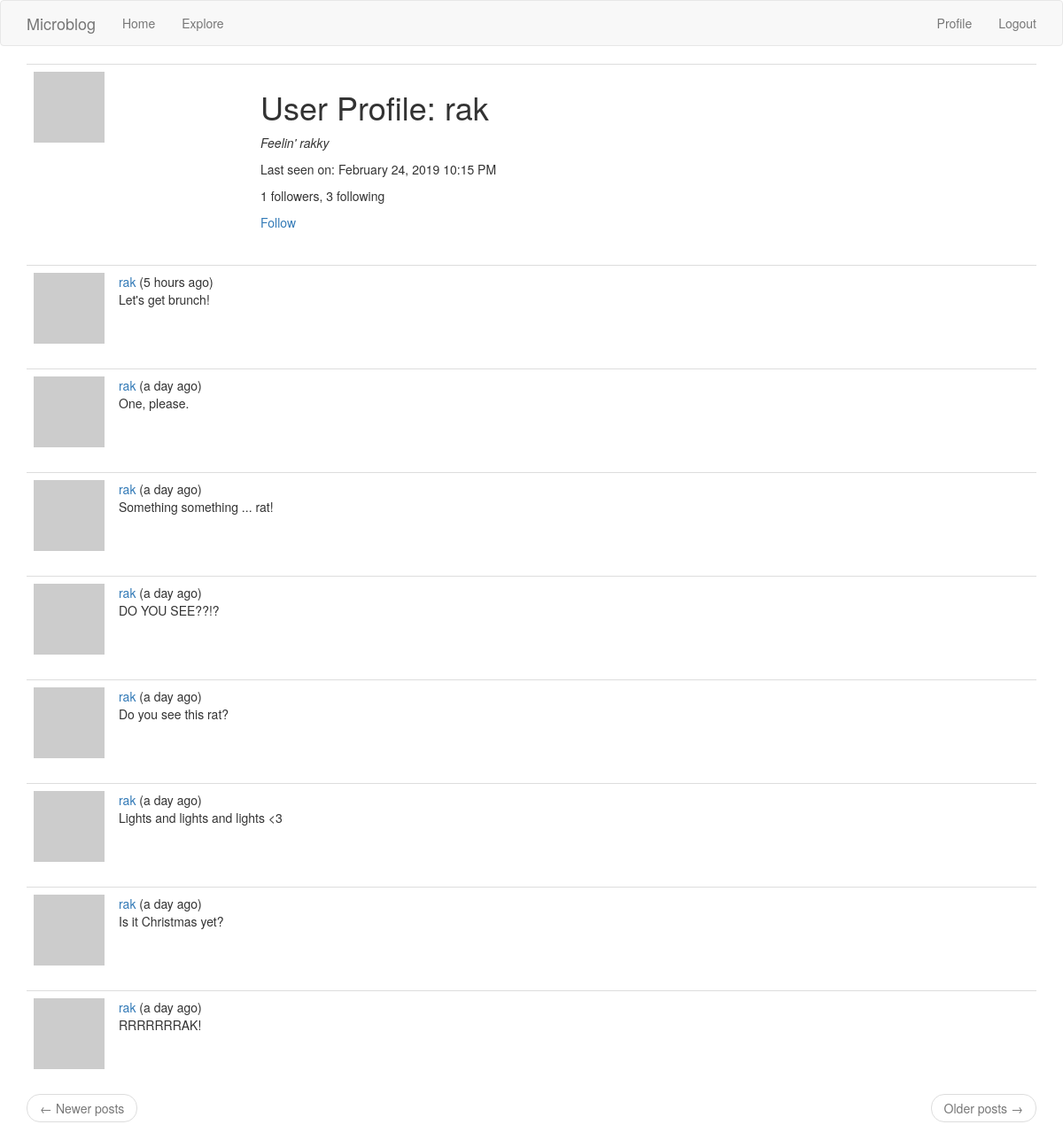
The page /user/rak (signed in) on the database as committed earlier.
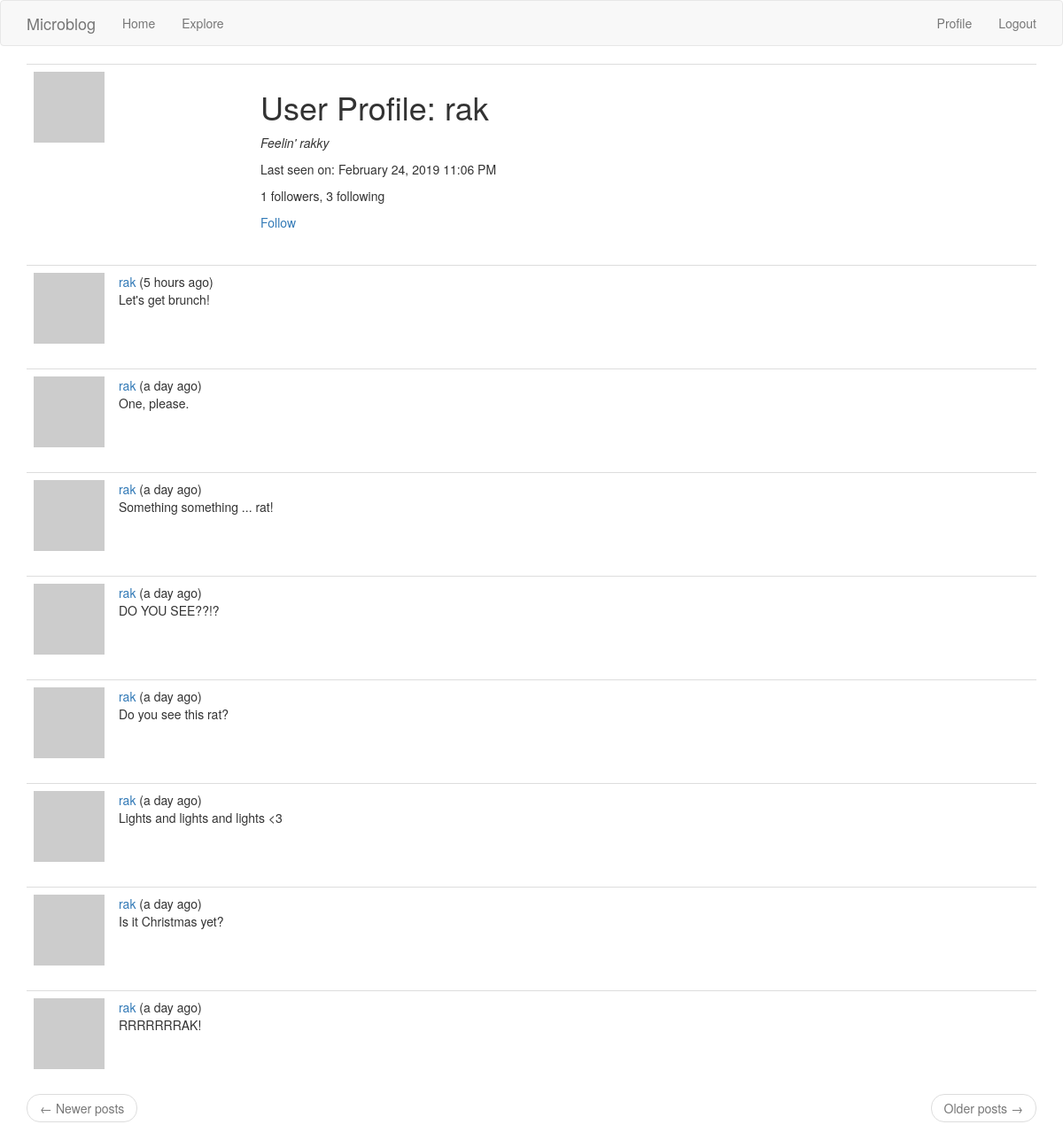
The same page on the database as committed later.
### app/models.py (models this page shows, shortened)
class User(UserMixin, db.Model):
    id = db.Column(db.Integer, primary_key=True)
    username = db.Column(db.String(32), index=True, unique=True)
    email = db.Column(db.String(128), index=True, unique=True)
    password_hash = db.Column(db.String(128))
    posts = db.relationship('Post', backref='author', lazy='dynamic')
    about_me = db.Column(db.String(140))
    last_seen = db.Column(db.DateTime, default=datetime.utcnow)
    followed = db.relationship(
        'User', secondary=followers,
        primaryjoin=(followers.c.follower_id == id),  # the 'c' attribute of any table contains its columns
        secondaryjoin=(followers.c.followed_id == id),
        backref=db.backref('followers', lazy='dynamic'),
        lazy='dynamic')
    def avatar(self, size):
        digest = md5(self.email.lower().encode('utf-8')).hexdigest()  # returns a string hex code
        return 'https://www.gravatar.com/avatar/{}?s={}&d=identicon'.format(digest, size)
    def is_following(self, user):
        return self.followed.filter(followers.c.followed_id == user.id).count() > 0

class Post(db.Model):
    id = db.Column(db.Integer, primary_key=True)
    body = db.Column(db.String(140))
    timestamp = db.Column(db.DateTime, index=True, default=datetime.utcnow)
    user_id = db.Column(db.Integer, db.ForeignKey('user.id'))

### app/routes.py (the view)
@app.route('/user/<username>')
@login_required
def user(username):
    user = User.query.filter_by(username=username).first_or_404()  # if user isn't found, return a 404 error
    page = request.args.get('page', 1, type=int)
    posts = user.posts.order_by(Post.timestamp.desc()).paginate(
        page, app.config['POSTS_PER_PAGE'], False)
    prev_url = url_for('user', username=user.username, page=posts.prev_num) if posts.has_prev else None
    next_url = url_for('user', username=user.username, page=posts.next_num) if posts.has_next else None
    return render_template('user.html', user=user, posts=posts.items, next_url=next_url, prev_url=prev_url)

### app/models.py (called while the page is built)
@login.user_loader
def load_user(id):
    return User.query.get(int(id))

### app/routes.py (called while the page is built)
@app.before_request
def before_request():
    if current_user.is_authenticated:
        current_user.last_seen = datetime.utcnow()
        db.session.commit()
    g.locale = str(get_locale())

### app/templates/user.html
{% extends "base.html" %}
{% block app_content %}
    <table class="table table-hover" id="user_profile_header">
        <tr>
            <td width="256px"><img src="{{ user.avatar(200) }}"></td>
            <td>
                <h1>{{ _('User Profile') }}: {{ user.username }}</h1>
                {% if user.about_me %}
                    <p>
                        <i>{{ user.about_me }}</i>
                    </p>
                {% endif %}
                {% if user.last_seen %}
                    <p>{{ _('Last seen on:') }} {{ moment(user.last_seen).format('LLL') }}</p>
                {% endif %}
                <p>
                    {{ _('%(count)d followers', count=user.followers.count()) }},
                    {{ _('%(count)d following', count=user.followed.count()) }}
                </p>
                {% if user == current_user %}
                    <p><a href="{{ url_for('edit_profile') }}">{{ _('Edit your profile') }}</a></p>
                {% elif not current_user.is_following(user) %}
                    <p><a href="{{ url_for('follow', username=user.username) }}">{{ _('Follow') }}</a></p>
                {% else %}
                    <p><a href="{{ url_for('unfollow', username=user.username) }}">{{ _('Unfollow') }}</a></p>
                {% endif %}
            </td>
        </tr>
    </table>
    {% for post in posts %}
        {% include '_post.html' %}
    {% endfor %}
    <nav aria-label="...">
        <ul class="pager">
            <li class="previous{% if not prev_url %} disabled{% endif %}">
                <a href="{{ prev_url or '#' }}">
                    <span aria-hidden="true">&larr;</span> {{ _('Newer posts') }}
                </a>
            </li>
            <li class="next{% if not next_url %} disabled{% endif %}">
                <a href="{{ next_url or '#' }}">
                    {{ _('Older posts') }} <span aria-hidden="true">&rarr;</span>
                </a>
            </li>
        </ul>
    </nav>
{% endblock %}

### app/templates/base.html (shortened to what this page needs)
{% extends 'bootstrap/base.html' %}
{% block navbar %}
    <nav class="navbar fixed-top navbar-default">
        <div class="container">
            <a class="navbar-brand" href="{{ url_for('index') }}">Microblog</a>
                <ul class="nav navbar-nav">
                    <li><a href="{{ url_for('index') }}">{{ _('Home') }}</a></li>
                    <li><a href="{{ url_for('explore') }}">{{ _('Explore') }}</a></li>
                </ul>
                <ul class="nav navbar-nav navbar-right">
                    {% if current_user.is_anonymous %}
                        <li><a href="{{ url_for('login') }}">{{ _('Login') }}</a></li>
                    {% else %}
                        <li><a href="{{ url_for('user', username=current_user.username) }}">{{ _('Profile') }}</a></li>
                        <li><a href="{{ url_for('logout') }}">{{ _('Logout') }}</a></li>
                    {% endif %}
                </ul>
        </div>
    </nav>
{% endblock %}
{% block content %}
    <div class="container">
        {% block app_content %}{% endblock %}
    </div>
{% endblock %}

### app/templates/_post.html (shortened to what this page needs)
<table class="table table-hover">
    <tr>
        <td width="70px">
            <a href="{{ url_for('user', username=post.author.username) }}">
                <img src="{{ post.author.avatar(70) }}" />
            </a>
        </td>
        <td>
            {{ _('%(username)s (%(when)s)', username=user_link, when=moment(post.timestamp).fromNow()) }}
            <br>
            {{ post.body }}
        </td>
    </tr>
</table>

Rows that differ between the two databases and show on the page:
changed User "rak": last_seen "February 24, 2019 10:15 PM" → "February 24, 2019 11:06 PM"
